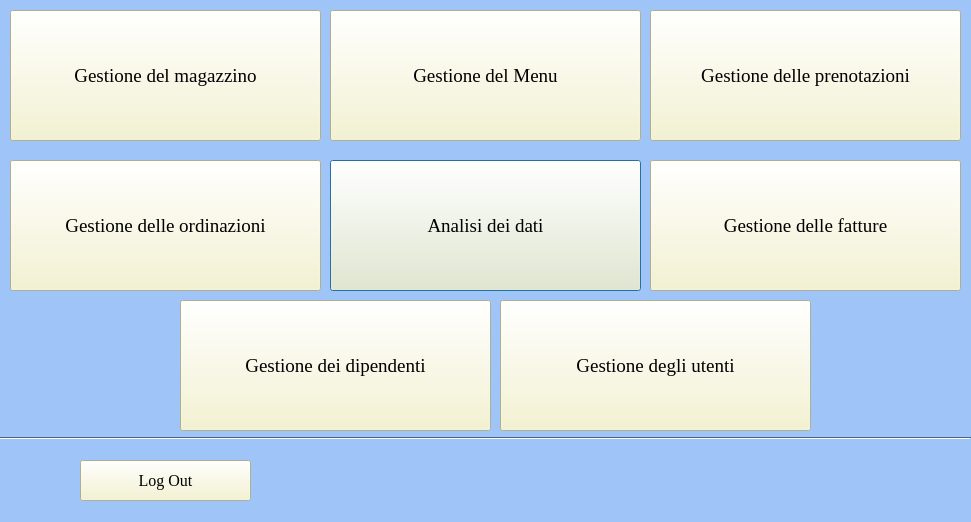
<?xml version="1.0" encoding="UTF-8"?>
<ui version="4.0">
 <class>formAmministratore</class>
 <widget class="QDialog" name="formAmministratore">
  <property name="geometry">
   <rect>
    <x>0</x>
    <y>0</y>
    <width>971</width>
    <height>522</height>
   </rect>
  </property>
  <property name="palette">
   <palette>
    <active>
     <colorrole role="WindowText">
      <brush brushstyle="SolidPattern">
       <color alpha="255">
        <red>0</red>
        <green>0</green>
        <blue>0</blue>
       </color>
      </brush>
     </colorrole>
     <colorrole role="Button">
      <brush brushstyle="SolidPattern">
       <color alpha="255">
        <red>159</red>
        <green>197</green>
        <blue>248</blue>
       </color>
      </brush>
     </colorrole>
     <colorrole role="Light">
      <brush brushstyle="SolidPattern">
       <color alpha="255">
        <red>255</red>
        <green>255</green>
        <blue>255</blue>
       </color>
      </brush>
     </colorrole>
     <colorrole role="Midlight">
      <brush brushstyle="SolidPattern">
       <color alpha="255">
        <red>207</red>
        <green>226</green>
        <blue>251</blue>
       </color>
      </brush>
     </colorrole>
     <colorrole role="Dark">
      <brush brushstyle="SolidPattern">
       <color alpha="255">
        <red>79</red>
        <green>98</green>
        <blue>124</blue>
       </color>
      </brush>
     </colorrole>
     <colorrole role="Mid">
      <brush brushstyle="SolidPattern">
       <color alpha="255">
        <red>106</red>
        <green>131</green>
        <blue>165</blue>
       </color>
      </brush>
     </colorrole>
     <colorrole role="Text">
      <brush brushstyle="SolidPattern">
       <color alpha="255">
        <red>0</red>
        <green>0</green>
        <blue>0</blue>
       </color>
      </brush>
     </colorrole>
     <colorrole role="BrightText">
      <brush brushstyle="SolidPattern">
       <color alpha="255">
        <red>255</red>
        <green>255</green>
        <blue>255</blue>
       </color>
      </brush>
     </colorrole>
     <colorrole role="ButtonText">
      <brush brushstyle="SolidPattern">
       <color alpha="255">
        <red>0</red>
        <green>0</green>
        <blue>0</blue>
       </color>
      </brush>
     </colorrole>
     <colorrole role="Base">
      <brush brushstyle="SolidPattern">
       <color alpha="255">
        <red>255</red>
        <green>255</green>
        <blue>255</blue>
       </color>
      </brush>
     </colorrole>
     <colorrole role="Window">
      <brush brushstyle="SolidPattern">
       <color alpha="255">
        <red>159</red>
        <green>197</green>
        <blue>248</blue>
       </color>
      </brush>
     </colorrole>
     <colorrole role="Shadow">
      <brush brushstyle="SolidPattern">
       <color alpha="255">
        <red>0</red>
        <green>0</green>
        <blue>0</blue>
       </color>
      </brush>
     </colorrole>
     <colorrole role="AlternateBase">
      <brush brushstyle="SolidPattern">
       <color alpha="255">
        <red>207</red>
        <green>226</green>
        <blue>251</blue>
       </color>
      </brush>
     </colorrole>
     <colorrole role="ToolTipBase">
      <brush brushstyle="SolidPattern">
       <color alpha="255">
        <red>255</red>
        <green>255</green>
        <blue>220</blue>
       </color>
      </brush>
     </colorrole>
     <colorrole role="ToolTipText">
      <brush brushstyle="SolidPattern">
       <color alpha="255">
        <red>0</red>
        <green>0</green>
        <blue>0</blue>
       </color>
      </brush>
     </colorrole>
     <colorrole role="PlaceholderText">
      <brush brushstyle="SolidPattern">
       <color alpha="128">
        <red>0</red>
        <green>0</green>
        <blue>0</blue>
       </color>
      </brush>
     </colorrole>
    </active>
    <inactive>
     <colorrole role="WindowText">
      <brush brushstyle="SolidPattern">
       <color alpha="255">
        <red>0</red>
        <green>0</green>
        <blue>0</blue>
       </color>
      </brush>
     </colorrole>
     <colorrole role="Button">
      <brush brushstyle="SolidPattern">
       <color alpha="255">
        <red>159</red>
        <green>197</green>
        <blue>248</blue>
       </color>
      </brush>
     </colorrole>
     <colorrole role="Light">
      <brush brushstyle="SolidPattern">
       <color alpha="255">
        <red>255</red>
        <green>255</green>
        <blue>255</blue>
       </color>
      </brush>
     </colorrole>
     <colorrole role="Midlight">
      <brush brushstyle="SolidPattern">
       <color alpha="255">
        <red>207</red>
        <green>226</green>
        <blue>251</blue>
       </color>
      </brush>
     </colorrole>
     <colorrole role="Dark">
      <brush brushstyle="SolidPattern">
       <color alpha="255">
        <red>79</red>
        <green>98</green>
        <blue>124</blue>
       </color>
      </brush>
     </colorrole>
     <colorrole role="Mid">
      <brush brushstyle="SolidPattern">
       <color alpha="255">
        <red>106</red>
        <green>131</green>
        <blue>165</blue>
       </color>
      </brush>
     </colorrole>
     <colorrole role="Text">
      <brush brushstyle="SolidPattern">
       <color alpha="255">
        <red>0</red>
        <green>0</green>
        <blue>0</blue>
       </color>
      </brush>
     </colorrole>
     <colorrole role="BrightText">
      <brush brushstyle="SolidPattern">
       <color alpha="255">
        <red>255</red>
        <green>255</green>
        <blue>255</blue>
       </color>
      </brush>
     </colorrole>
     <colorrole role="ButtonText">
      <brush brushstyle="SolidPattern">
       <color alpha="255">
        <red>0</red>
        <green>0</green>
        <blue>0</blue>
       </color>
      </brush>
     </colorrole>
     <colorrole role="Base">
      <brush brushstyle="SolidPattern">
       <color alpha="255">
        <red>255</red>
        <green>255</green>
        <blue>255</blue>
       </color>
      </brush>
     </colorrole>
     <colorrole role="Window">
      <brush brushstyle="SolidPattern">
       <color alpha="255">
        <red>159</red>
        <green>197</green>
        <blue>248</blue>
       </color>
      </brush>
     </colorrole>
     <colorrole role="Shadow">
      <brush brushstyle="SolidPattern">
       <color alpha="255">
        <red>0</red>
        <green>0</green>
        <blue>0</blue>
       </color>
      </brush>
     </colorrole>
     <colorrole role="AlternateBase">
      <brush brushstyle="SolidPattern">
       <color alpha="255">
        <red>207</red>
        <green>226</green>
        <blue>251</blue>
       </color>
      </brush>
     </colorrole>
     <colorrole role="ToolTipBase">
      <brush brushstyle="SolidPattern">
       <color alpha="255">
        <red>255</red>
        <green>255</green>
        <blue>220</blue>
       </color>
      </brush>
     </colorrole>
     <colorrole role="ToolTipText">
      <brush brushstyle="SolidPattern">
       <color alpha="255">
        <red>0</red>
        <green>0</green>
        <blue>0</blue>
       </color>
      </brush>
     </colorrole>
     <colorrole role="PlaceholderText">
      <brush brushstyle="SolidPattern">
       <color alpha="128">
        <red>0</red>
        <green>0</green>
        <blue>0</blue>
       </color>
      </brush>
     </colorrole>
    </inactive>
    <disabled>
     <colorrole role="WindowText">
      <brush brushstyle="SolidPattern">
       <color alpha="255">
        <red>79</red>
        <green>98</green>
        <blue>124</blue>
       </color>
      </brush>
     </colorrole>
     <colorrole role="Button">
      <brush brushstyle="SolidPattern">
       <color alpha="255">
        <red>159</red>
        <green>197</green>
        <blue>248</blue>
       </color>
      </brush>
     </colorrole>
     <colorrole role="Light">
      <brush brushstyle="SolidPattern">
       <color alpha="255">
        <red>255</red>
        <green>255</green>
        <blue>255</blue>
       </color>
      </brush>
     </colorrole>
     <colorrole role="Midlight">
      <brush brushstyle="SolidPattern">
       <color alpha="255">
        <red>207</red>
        <green>226</green>
        <blue>251</blue>
       </color>
      </brush>
     </colorrole>
     <colorrole role="Dark">
      <brush brushstyle="SolidPattern">
       <color alpha="255">
        <red>79</red>
        <green>98</green>
        <blue>124</blue>
       </color>
      </brush>
     </colorrole>
     <colorrole role="Mid">
      <brush brushstyle="SolidPattern">
       <color alpha="255">
        <red>106</red>
        <green>131</green>
        <blue>165</blue>
       </color>
      </brush>
     </colorrole>
     <colorrole role="Text">
      <brush brushstyle="SolidPattern">
       <color alpha="255">
        <red>79</red>
        <green>98</green>
        <blue>124</blue>
       </color>
      </brush>
     </colorrole>
     <colorrole role="BrightText">
      <brush brushstyle="SolidPattern">
       <color alpha="255">
        <red>255</red>
        <green>255</green>
        <blue>255</blue>
       </color>
      </brush>
     </colorrole>
     <colorrole role="ButtonText">
      <brush brushstyle="SolidPattern">
       <color alpha="255">
        <red>79</red>
        <green>98</green>
        <blue>124</blue>
       </color>
      </brush>
     </colorrole>
     <colorrole role="Base">
      <brush brushstyle="SolidPattern">
       <color alpha="255">
        <red>159</red>
        <green>197</green>
        <blue>248</blue>
       </color>
      </brush>
     </colorrole>
     <colorrole role="Window">
      <brush brushstyle="SolidPattern">
       <color alpha="255">
        <red>159</red>
        <green>197</green>
        <blue>248</blue>
       </color>
      </brush>
     </colorrole>
     <colorrole role="Shadow">
      <brush brushstyle="SolidPattern">
       <color alpha="255">
        <red>0</red>
        <green>0</green>
        <blue>0</blue>
       </color>
      </brush>
     </colorrole>
     <colorrole role="AlternateBase">
      <brush brushstyle="SolidPattern">
       <color alpha="255">
        <red>159</red>
        <green>197</green>
        <blue>248</blue>
       </color>
      </brush>
     </colorrole>
     <colorrole role="ToolTipBase">
      <brush brushstyle="SolidPattern">
       <color alpha="255">
        <red>255</red>
        <green>255</green>
        <blue>220</blue>
       </color>
      </brush>
     </colorrole>
     <colorrole role="ToolTipText">
      <brush brushstyle="SolidPattern">
       <color alpha="255">
        <red>0</red>
        <green>0</green>
        <blue>0</blue>
       </color>
      </brush>
     </colorrole>
     <colorrole role="PlaceholderText">
      <brush brushstyle="SolidPattern">
       <color alpha="128">
        <red>0</red>
        <green>0</green>
        <blue>0</blue>
       </color>
      </brush>
     </colorrole>
    </disabled>
   </palette>
  </property>
  <property name="windowTitle">
   <string>Schermata principale amminstratore - Il Giardino</string>
  </property>
  <widget class="QPushButton" name="btAnalisiDati">
   <property name="geometry">
    <rect>
     <x>330</x>
     <y>160</y>
     <width>311</width>
     <height>131</height>
    </rect>
   </property>
   <property name="font">
    <font>
     <family>Georgia</family>
     <pointsize>14</pointsize>
     <weight>50</weight>
     <italic>false</italic>
     <bold>false</bold>
    </font>
   </property>
   <property name="styleSheet">
    <string notr="true">
background-color: rgb(245, 243, 201);</string>
   </property>
   <property name="text">
    <string>Analisi dei dati</string>
   </property>
  </widget>
  <widget class="QPushButton" name="btMagazzino">
   <property name="geometry">
    <rect>
     <x>10</x>
     <y>10</y>
     <width>311</width>
     <height>131</height>
    </rect>
   </property>
   <property name="palette">
    <palette>
     <active>
      <colorrole role="Button">
       <brush brushstyle="SolidPattern">
        <color alpha="255">
         <red>245</red>
         <green>243</green>
         <blue>201</blue>
        </color>
       </brush>
      </colorrole>
      <colorrole role="Base">
       <brush brushstyle="SolidPattern">
        <color alpha="255">
         <red>245</red>
         <green>243</green>
         <blue>201</blue>
        </color>
       </brush>
      </colorrole>
      <colorrole role="Window">
       <brush brushstyle="SolidPattern">
        <color alpha="255">
         <red>245</red>
         <green>243</green>
         <blue>201</blue>
        </color>
       </brush>
      </colorrole>
     </active>
     <inactive>
      <colorrole role="Button">
       <brush brushstyle="SolidPattern">
        <color alpha="255">
         <red>245</red>
         <green>243</green>
         <blue>201</blue>
        </color>
       </brush>
      </colorrole>
      <colorrole role="Base">
       <brush brushstyle="SolidPattern">
        <color alpha="255">
         <red>245</red>
         <green>243</green>
         <blue>201</blue>
        </color>
       </brush>
      </colorrole>
      <colorrole role="Window">
       <brush brushstyle="SolidPattern">
        <color alpha="255">
         <red>245</red>
         <green>243</green>
         <blue>201</blue>
        </color>
       </brush>
      </colorrole>
     </inactive>
     <disabled>
      <colorrole role="Button">
       <brush brushstyle="SolidPattern">
        <color alpha="255">
         <red>245</red>
         <green>243</green>
         <blue>201</blue>
        </color>
       </brush>
      </colorrole>
      <colorrole role="Base">
       <brush brushstyle="SolidPattern">
        <color alpha="255">
         <red>245</red>
         <green>243</green>
         <blue>201</blue>
        </color>
       </brush>
      </colorrole>
      <colorrole role="Window">
       <brush brushstyle="SolidPattern">
        <color alpha="255">
         <red>245</red>
         <green>243</green>
         <blue>201</blue>
        </color>
       </brush>
      </colorrole>
     </disabled>
    </palette>
   </property>
   <property name="font">
    <font>
     <family>Georgia</family>
     <pointsize>14</pointsize>
    </font>
   </property>
   <property name="styleSheet">
    <string notr="true">background-color: rgb(245, 243, 201);</string>
   </property>
   <property name="text">
    <string>Gestione del magazzino</string>
   </property>
  </widget>
  <widget class="QPushButton" name="btOrdinazioni">
   <property name="geometry">
    <rect>
     <x>10</x>
     <y>160</y>
     <width>311</width>
     <height>131</height>
    </rect>
   </property>
   <property name="font">
    <font>
     <family>Georgia</family>
     <pointsize>14</pointsize>
     <weight>50</weight>
     <italic>false</italic>
     <bold>false</bold>
    </font>
   </property>
   <property name="styleSheet">
    <string notr="true">
background-color: rgb(245, 243, 201);</string>
   </property>
   <property name="text">
    <string>Gestione delle ordinazioni</string>
   </property>
  </widget>
  <widget class="QPushButton" name="btUtenti">
   <property name="geometry">
    <rect>
     <x>500</x>
     <y>300</y>
     <width>311</width>
     <height>131</height>
    </rect>
   </property>
   <property name="font">
    <font>
     <family>Georgia</family>
     <pointsize>14</pointsize>
     <weight>50</weight>
     <italic>false</italic>
     <bold>false</bold>
    </font>
   </property>
   <property name="styleSheet">
    <string notr="true">background-color: rgb(245, 243, 201);</string>
   </property>
   <property name="text">
    <string>Gestione degli utenti</string>
   </property>
  </widget>
  <widget class="QPushButton" name="btDipendenti">
   <property name="geometry">
    <rect>
     <x>180</x>
     <y>300</y>
     <width>311</width>
     <height>131</height>
    </rect>
   </property>
   <property name="font">
    <font>
     <family>Georgia</family>
     <pointsize>14</pointsize>
    </font>
   </property>
   <property name="styleSheet">
    <string notr="true">background-color: rgb(245, 243, 201);</string>
   </property>
   <property name="text">
    <string>Gestione dei dipendenti</string>
   </property>
  </widget>
  <widget class="QPushButton" name="btMenu">
   <property name="geometry">
    <rect>
     <x>330</x>
     <y>10</y>
     <width>311</width>
     <height>131</height>
    </rect>
   </property>
   <property name="palette">
    <palette>
     <active>
      <colorrole role="Button">
       <brush brushstyle="SolidPattern">
        <color alpha="255">
         <red>245</red>
         <green>243</green>
         <blue>201</blue>
        </color>
       </brush>
      </colorrole>
      <colorrole role="Base">
       <brush brushstyle="SolidPattern">
        <color alpha="255">
         <red>245</red>
         <green>243</green>
         <blue>201</blue>
        </color>
       </brush>
      </colorrole>
      <colorrole role="Window">
       <brush brushstyle="SolidPattern">
        <color alpha="255">
         <red>245</red>
         <green>243</green>
         <blue>201</blue>
        </color>
       </brush>
      </colorrole>
     </active>
     <inactive>
      <colorrole role="Button">
       <brush brushstyle="SolidPattern">
        <color alpha="255">
         <red>245</red>
         <green>243</green>
         <blue>201</blue>
        </color>
       </brush>
      </colorrole>
      <colorrole role="Base">
       <brush brushstyle="SolidPattern">
        <color alpha="255">
         <red>245</red>
         <green>243</green>
         <blue>201</blue>
        </color>
       </brush>
      </colorrole>
      <colorrole role="Window">
       <brush brushstyle="SolidPattern">
        <color alpha="255">
         <red>245</red>
         <green>243</green>
         <blue>201</blue>
        </color>
       </brush>
      </colorrole>
     </inactive>
     <disabled>
      <colorrole role="Button">
       <brush brushstyle="SolidPattern">
        <color alpha="255">
         <red>245</red>
         <green>243</green>
         <blue>201</blue>
        </color>
       </brush>
      </colorrole>
      <colorrole role="Base">
       <brush brushstyle="SolidPattern">
        <color alpha="255">
         <red>245</red>
         <green>243</green>
         <blue>201</blue>
        </color>
       </brush>
      </colorrole>
      <colorrole role="Window">
       <brush brushstyle="SolidPattern">
        <color alpha="255">
         <red>245</red>
         <green>243</green>
         <blue>201</blue>
        </color>
       </brush>
      </colorrole>
     </disabled>
    </palette>
   </property>
   <property name="font">
    <font>
     <family>Georgia</family>
     <pointsize>14</pointsize>
    </font>
   </property>
   <property name="autoFillBackground">
    <bool>false</bool>
   </property>
   <property name="styleSheet">
    <string notr="true">
background-color: rgb(245, 243, 201);</string>
   </property>
   <property name="text">
    <string>Gestione del Menu</string>
   </property>
  </widget>
  <widget class="QPushButton" name="btPrenotazioni">
   <property name="geometry">
    <rect>
     <x>650</x>
     <y>10</y>
     <width>311</width>
     <height>131</height>
    </rect>
   </property>
   <property name="font">
    <font>
     <family>Georgia</family>
     <pointsize>14</pointsize>
    </font>
   </property>
   <property name="styleSheet">
    <string notr="true">background-color: rgb(245, 243, 201);</string>
   </property>
   <property name="text">
    <string>Gestione delle prenotazioni</string>
   </property>
  </widget>
  <widget class="QPushButton" name="btFatture">
   <property name="geometry">
    <rect>
     <x>650</x>
     <y>160</y>
     <width>311</width>
     <height>131</height>
    </rect>
   </property>
   <property name="font">
    <font>
     <family>Georgia</family>
     <pointsize>14</pointsize>
     <weight>50</weight>
     <italic>false</italic>
     <bold>false</bold>
    </font>
   </property>
   <property name="styleSheet">
    <string notr="true">background-color: rgb(245, 243, 201);</string>
   </property>
   <property name="text">
    <string>Gestione delle fatture</string>
   </property>
  </widget>
  <widget class="QWidget" name="widgetLogout" native="true">
   <property name="geometry">
    <rect>
     <x>10</x>
     <y>450</y>
     <width>61</width>
     <height>61</height>
    </rect>
   </property>
   <property name="styleSheet">
    <string notr="true">image: url(:/icone/Icons/log-out.svg);</string>
   </property>
  </widget>
  <widget class="QPushButton" name="btLogout">
   <property name="geometry">
    <rect>
     <x>80</x>
     <y>460</y>
     <width>171</width>
     <height>41</height>
    </rect>
   </property>
   <property name="font">
    <font>
     <family>Georgia</family>
     <pointsize>12</pointsize>
     <weight>50</weight>
     <italic>false</italic>
     <bold>false</bold>
    </font>
   </property>
   <property name="styleSheet">
    <string notr="true">background-color: rgb(245, 243, 201);</string>
   </property>
   <property name="text">
    <string>Log Out</string>
   </property>
  </widget>
  <widget class="Line" name="line">
   <property name="geometry">
    <rect>
     <x>0</x>
     <y>430</y>
     <width>971</width>
     <height>16</height>
    </rect>
   </property>
   <property name="orientation">
    <enum>Qt::Horizontal</enum>
   </property>
  </widget>
  <zorder>btAnalisiDati</zorder>
  <zorder>btOrdinazioni</zorder>
  <zorder>btUtenti</zorder>
  <zorder>btDipendenti</zorder>
  <zorder>btMenu</zorder>
  <zorder>btPrenotazioni</zorder>
  <zorder>btFatture</zorder>
  <zorder>widgetLogout</zorder>
  <zorder>btLogout</zorder>
  <zorder>line</zorder>
  <zorder>btMagazzino</zorder>
 </widget>
 <resources>
  <include location="Resources/icons.qrc"/>
 </resources>
 <connections/>
</ui>
